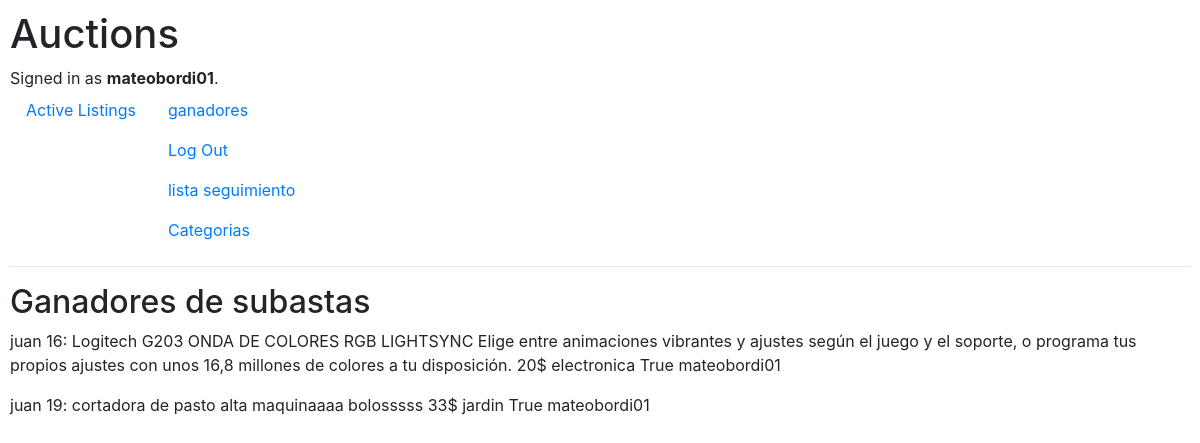
/ganadores (signed in), run on the app's committed database.
### auctions/models.py (models this page shows)
class User(AbstractUser):
    pass

class Ganadores(models.Model):
    usuario_id = models.ForeignKey(User, on_delete=models.CASCADE)
    producto_id = models.ForeignKey('Producto', on_delete=models.CASCADE)

class Producto(models.Model):
    titulo = models.CharField(max_length=64)
    descripcion = models.CharField(max_length=512)
    precioinicial = models.IntegerField()
    precioactual = models.IntegerField(default="0")
    imagenurl = models.CharField(max_length=100000)
    categoria = models.CharField(max_length=64)
    vendido = models.BooleanField(default=False)
    vendedor = models.ForeignKey(User, on_delete=models.SET_NULL, null=True, default=None)
    precioactual = models.IntegerField(default=0)
    def __str__(self):
        return f"{self.id}: {self.titulo} {self.descripcion} {self.precioinicial}$  {self.categoria} {self.vendido} {self.vendedor}"

### auctions/views.py (the view)
# urls.py: path("ganadores", views.ganadores, name="ganadores" ),
def ganadores(request):
    ganadores = Ganadores.objects.all()
    return render(request, "auctions/ganadores.html",{
        "ganadores": ganadores
    })

### auctions/templates/auctions/ganadores.html (shortened to what this page needs)
{% extends "auctions/layout.html" %}
{% block body %}
    <h2>Ganadores de subastas</h2>
    {% for ganador in ganadores%}
        <p>{{ganador.usuario_id}}  {{ganador.producto_id}} </p>
    {% empty %}
        <p> no hay ganadores todavia</p>
    {% endfor %}
{% endblock %}

### auctions/templates/auctions/layout.html (shortened to what this page needs)
{% load static %}
<!DOCTYPE html>
<html lang="es">
    <head>
        <link rel="stylesheet" href="https://stackpath.bootstrapcdn.com/bootstrap/4.4.1/css/bootstrap.min.css">
        <link href="{% static 'auctions/styles.css' %}" rel="stylesheet" type="text/css">
    </head>
    <body>
        <h1>Auctions</h1>
        <div>
            {% if user.is_authenticated %}
                Signed in as <strong>{{ user.username }}</strong>.
            {% else %}
                Not signed in.
            {% endif %}
        </div>
        <ul class="nav">
            <li class="nav-item">
                <a class="nav-link" href="{% url 'index' %}">Active Listings</a>
            </li>
            {% if user.is_authenticated %}
                <li class="nav-item">
                    <a class="nav-link" href="{% url 'ganadores'%}">ganadores</a>
                    <a class="nav-link" href="{% url 'logout' %}">Log Out</a>
                    <a class="nav-link" href="{% url 'lista_seguimiento' %}">lista seguimiento</a>
                    <a class="nav-link" href="{% url 'categorias' %}" > Categorias</a>
                </li>
            {% endif %}
        </ul>
        <hr>
        {% block body %}
        {% endblock %}
    </body>
</html>

### auctions/static/auctions/styles.css (style rules this page uses)
body { padding: 10px; }

### data on the page
User: username "mateobordi01"
Ganadores: usuario_id "juan", producto_id "16: Logitech G203 ONDA DE COLORES RGB LIGHTSYNC Elige entre animaciones vibrantes y ajustes según el juego y el soporte, o programa tus propios ajustes con unos 16,8 millones de colores a tu disposición. 20$ electronica True mateobordi01"
Ganadores: usuario_id "juan", producto_id "19: cortadora de pasto alta maquinaaaa bolosssss 33$ jardin True mateobordi01"
